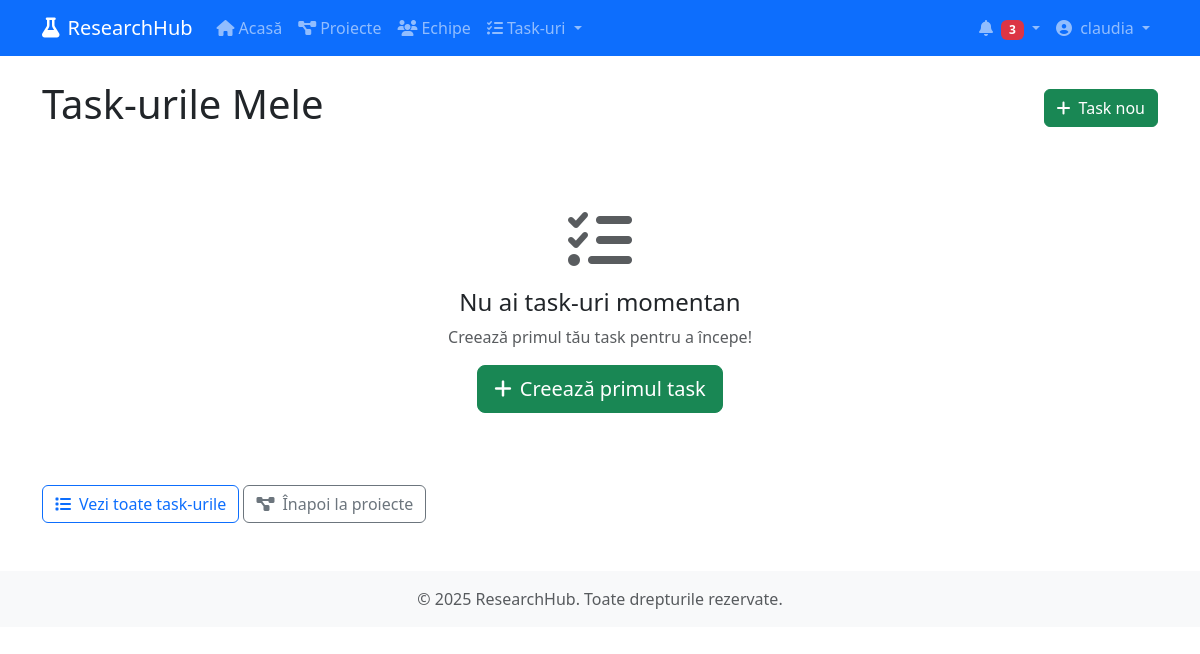
Before: /tasks/ (signed in) with the older database file.
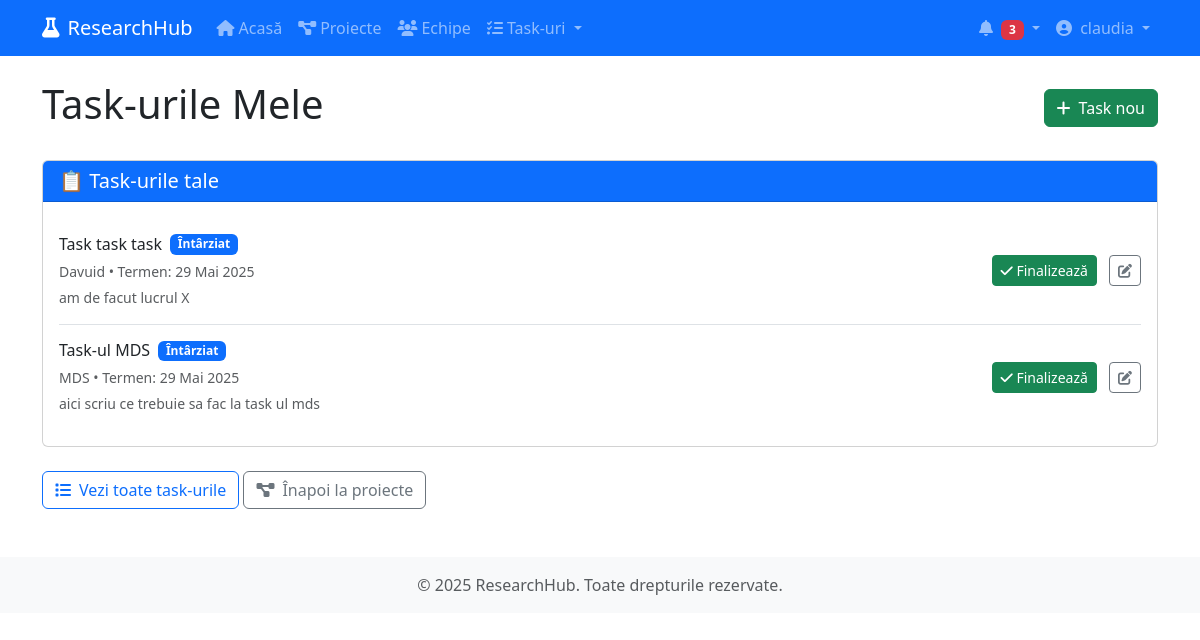
After: the same page with the newer database file.
### myapp/models.py (models this page shows, shortened)
class Activity(models.Model):
    project = models.ForeignKey(Project, on_delete=models.CASCADE, related_name='activities')
    objective = models.ForeignKey(Objective, on_delete=models.SET_NULL, related_name='activities', null=True, blank=True)
    title = models.CharField(max_length=200)
    description = models.TextField()
    start_date = models.DateField()
    due_date = models.DateField()
    created_at = models.DateTimeField(auto_now_add=True)
    updated_at = models.DateTimeField(auto_now=True)
    assigned_to = models.ForeignKey(User, on_delete=models.SET_NULL, related_name='assigned_activities', null=True, blank=True)
    STATUS_CHOICES = [
        ('not_started', 'Neîncepută'),
        ('in_progress', 'În desfășurare'),
        ('review', 'În revizuire'),
        ('completed', 'Finalizată'),
        ('delayed', 'Întârziată'),
        ('cancelled', 'Anulată'),
    ]
    status = models.CharField(max_length=20, choices=STATUS_CHOICES, default='not_started')
    def is_overdue(self):
        return self.due_date < timezone.now().date() and self.status not in ['completed', 'cancelled']

class Project(models.Model):
    title = models.CharField(max_length=200)
    description = models.TextField()
    start_date = models.DateField()
    end_date = models.DateField()
    created_at = models.DateTimeField(auto_now_add=True)
    updated_at = models.DateTimeField(auto_now=True)
    created_by = models.ForeignKey(User, on_delete=models.CASCADE, related_name='created_projects')
    STATUS_CHOICES = [
        ('draft', 'Schiță'),
        ('planning', 'Planificare'),
        ('in_progress', 'În desfășurare'),
        ('on_hold', 'Suspendat'),
        ('completed', 'Finalizat'),
        ('archived', 'Arhivat'),
    ]
    status = models.CharField(max_length=20, choices=STATUS_CHOICES, default='draft')

### myapp/views.py (the view)
# urls.py: path('tasks/', views.my_tasks, name='my_tasks'),
@login_required
def my_tasks(request):
    activities = Activity.objects.filter(
        assigned_to=request.user
    ).select_related('project', 'objective').order_by('due_date')
    status_filter = request.GET.get('status')
    if status_filter:
        activities = activities.filter(status=status_filter)
    project_filter = request.GET.get('project')
    if project_filter:
        activities = activities.filter(project_id=project_filter)
    search_query = request.GET.get('search')
    if search_query:
        activities = activities.filter(
            Q(title__icontains=search_query) |
            Q(description__icontains=search_query)
        )
    overdue_tasks = activities.filter(
        due_date__lt=timezone.now().date(),
        status__in=['not_started', 'in_progress']
    )
    today_tasks = activities.filter(
        due_date=timezone.now().date(),
        status__in=['not_started', 'in_progress']
    )
    upcoming_tasks = activities.filter(
        due_date__gt=timezone.now().date(),
        status__in=['not_started', 'in_progress']
    )
    completed_tasks = activities.filter(status='completed')
    user_projects = Project.objects.filter(
        members__user=request.user
    ).distinct()
    context = {
        'overdue_tasks': overdue_tasks,
        'today_tasks': today_tasks,
        'upcoming_tasks': upcoming_tasks,
        'completed_tasks': completed_tasks,
        'all_activities': activities,
        'user_projects': user_projects,
        'status_filter': status_filter,
        'project_filter': project_filter,
        'search_query': search_query,
        'status_choices': Activity.STATUS_CHOICES,
    }
    return render(request, 'tasks/my_tasks.html', context)

### myapp/templates/tasks/my_tasks.html (shortened to what this page needs)
{% extends 'base.html' %}
{% block content %}
<div class="d-flex justify-content-between align-items-center mb-4">
    <h1>Task-urile Mele</h1>
    <a href="{% url 'create_task' %}" class="btn btn-success">
        <i class="fas fa-plus me-2"></i>Task nou
    </a>
</div>
{% if all_activities %}
<div class="card">
    <div class="card-header bg-primary text-white">
        <h5 class="mb-0">📋 Task-urile tale</h5>
    </div>
    <div class="card-body">
        {% for task in all_activities %}
        <div class="d-flex justify-content-between align-items-center border-bottom py-3{% if forloop.last %} border-bottom-0{% endif %}">
            <div class="flex-grow-1">
                <div class="d-flex align-items-center mb-1">
                    <h6 class="mb-0 me-2">{{ task.title }}</h6>
                    <span class="badge
                        {% if task.status == 'completed' %}bg-success
                        {% elif task.status == 'in_progress' %}bg-primary
                        {% elif task.is_overdue %}bg-danger
                        {% elif task.due_date == today %}bg-warning text-dark
                        {% else %}bg-secondary{% endif %}">
                        {% if task.is_overdue and task.status != 'completed' %}Întârziat
                        {% elif task.due_date == today and task.status != 'completed' %}Astăzi
                        {% else %}{{ task.get_status_display }}{% endif %}
                    </span>
                </div>
                <small class="text-muted">{{ task.project.title }} • Termen: {{ task.due_date|date:"d M Y" }}</small>
                {% if task.description %}
                <div class="small text-muted mt-1">{{ task.description|truncatechars:80 }}</div>
                {% endif %}
            </div>
            <div class="ms-3">
                {% if task.status != 'completed' %}
                    <form method="post" action="{% url 'change_activity_status' task.id %}" class="d-inline me-2">
                        <button type="submit" class="btn btn-sm btn-success">
                            <i class="fas fa-check"></i> Finalizează
                        </button>
                    </form>
                {% endif %}
                <a href="{% url 'edit_activity' task.id %}" class="btn btn-sm btn-outline-secondary">
                    <i class="fas fa-edit"></i>
                </a>
            </div>
        </div>
        {% endfor %}
    </div>
</div>
{% else %}
<div class="text-center py-5">
    <i class="fas fa-tasks fa-4x text-muted mb-3"></i>
    <h4>Nu ai task-uri momentan</h4>
    <p class="text-muted">Creează primul tău task pentru a începe!</p>
    <a href="{% url 'create_task' %}" class="btn btn-success btn-lg">
        <i class="fas fa-plus me-2"></i>Creează primul task
    </a>
</div>
{% endif %}
<div class="mt-4">
    <a href="{% url 'all_tasks' %}" class="btn btn-outline-primary">
        <i class="fas fa-list me-2"></i>Vezi toate task-urile
    </a>
    <a href="{% url 'projects_list' %}" class="btn btn-outline-secondary">
        <i class="fas fa-project-diagram me-2"></i>Înapoi la proiecte
    </a>
</div>
{% endblock %}

Changed rows visible on the page:
added Activity: title "Task task task", status "Întârziat", project "Davuid", due_date "29 Mai 2025", description "am de facut lucrul X"
added Activity: title "Task-ul MDS", status "Întârziat", project "MDS", due_date "29 Mai 2025", description "aici scriu ce trebuie sa fac la task ul mds"
Other visible differences:
text no longer shown: "Nu ai task-uri momentan Creează primul tău task pentru a începe! Creează primul task"
text now shown: "📋 Task-urile tale"
